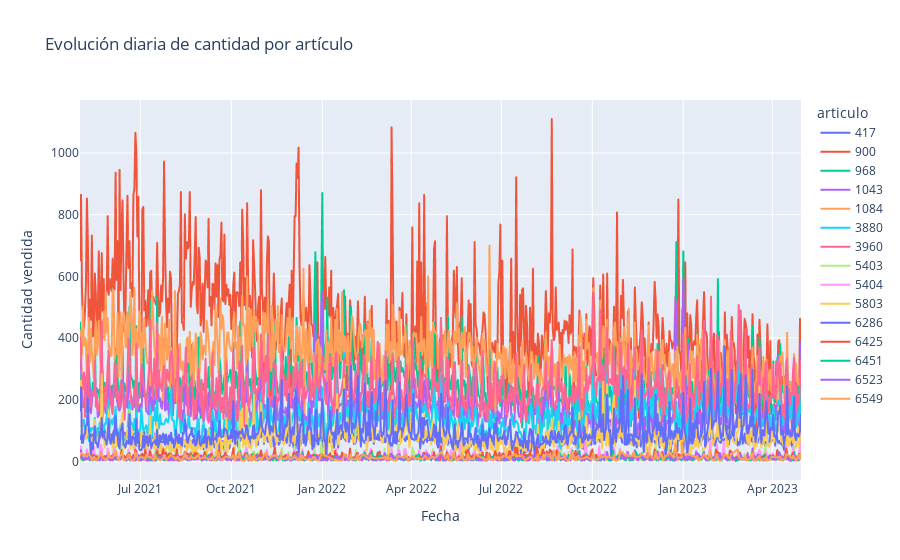

Source (notebook cell):
### Markdown cell above
### 2.9 Evolución temporal por artículo de la variable "cantidad"

### Code cell
grouped = df.groupby(["articulo", pd.Grouper(key="fecha_venta", freq="D")])["cantidad"].sum().reset_index()

# Graficar con plotly
fig = px.line(
    grouped,
    x="fecha_venta",
    y="cantidad",
    color="articulo",
    title="Evolución diaria de cantidad por artículo"
)

fig.update_layout(xaxis_title="Fecha", yaxis_title="Cantidad vendida")
fig.show()

output_folder = "graficos"
Path(output_folder).mkdir(exist_ok=True)
output_path = f"{output_folder}/evolucion_diaria.png"
fig.write_image(output_path, scale=2) 
print(f"✅ Gráfico guardado: {output_path}")

### Figure 1 — Plotly figure (JSON) as saved in the notebook; plotly's stock layout.template omitted (floating-point values rounded to 4 significant figures; data arrays with more than 128 entries replaced by an {"elided": "..."} marker saying what was removed)
{"data": [{"hovertemplate": "articulo=417<br>fecha_venta=%{x}<br>cantidad=%{y}<extra></extra>", "legendgroup": "417", "line": {"color": "#636efa", "dash": "solid"}, "marker": {"symbol": "circle"}, "mode": "lines", "name": "417", "showlegend": true, "type": "scattergl", "x": {"elided": "730 str values"}, "xaxis": "x", "y": {"elided": "730 float values"}, "yaxis": "y"}, {"hovertemplate": "articulo=900<br>fecha_venta=%{x}<br>cantidad=%{y}<extra></extra>", "legendgroup": "900", "line": {"color": "#EF553B", "dash": "solid"}, "marker": {"symbol": "circle"}, "mode": "lines", "name": "900", "showlegend": true, "type": "scattergl", "x": {"elided": "730 str values"}, "xaxis": "x", "y": {"elided": "730 float values"}, "yaxis": "y"}, {"hovertemplate": "articulo=968<br>fecha_venta=%{x}<br>cantidad=%{y}<extra></extra>", "legendgroup": "968", "line": {"color": "#00cc96", "dash": "solid"}, "marker": {"symbol": "circle"}, "mode": "lines", "name": "968", "showlegend": true, "type": "scattergl", "x": {"elided": "730 str values"}, "xaxis": "x", "y": {"elided": "730 float values"}, "yaxis": "y"}, {"hovertemplate": "articulo=1043<br>fecha_venta=%{x}<br>cantidad=%{y}<extra></extra>", "legendgroup": "1043", "line": {"color": "#ab63fa", "dash": "solid"}, "marker": {"symbol": "circle"}, "mode": "lines", "name": "1043", "showlegend": true, "type": "scattergl", "x": {"elided": "730 str values"}, "xaxis": "x", "y": {"elided": "730 float values"}, "yaxis": "y"}, {"hovertemplate": "articulo=1084<br>fecha_venta=%{x}<br>cantidad=%{y}<extra></extra>", "legendgroup": "1084", "line": {"color": "#FFA15A", "dash": "solid"}, "marker": {"symbol": "circle"}, "mode": "lines", "name": "1084", "showlegend": true, "type": "scattergl", "x": {"elided": "730 str values"}, "xaxis": "x", "y": {"elided": "730 float values"}, "yaxis": "y"}, {"hovertemplate": "articulo=3880<br>fecha_venta=%{x}<br>cantidad=%{y}<extra></extra>", "legendgroup": "3880", "line": {"color": "#19d3f3", "dash": "solid"}, "marker": {"symbol": "circle"}, "mode": "lines", "name": "3880", "showlegend": true, "type": "scattergl", "x": {"elided": "730 str values"}, "xaxis": "x", "y": {"elided": "730 float values"}, "yaxis": "y"}, {"hovertemplate": "articulo=3960<br>fecha_venta=%{x}<br>cantidad=%{y}<extra></extra>", "legendgroup": "3960", "line": {"color": "#FF6692", "dash": "solid"}, "marker": {"symbol": "circle"}, "mode": "lines", "name": "3960", "showlegend": true, "type": "scattergl", "x": {"elided": "730 str values"}, "xaxis": "x", "y": {"elided": "730 float values"}, "yaxis": "y"}, {"hovertemplate": "articulo=5403<br>fecha_venta=%{x}<br>cantidad=%{y}<extra></extra>", "legendgroup": "5403", "line": {"color": "#B6E880", "dash": "solid"}, "marker": {"symbol": "circle"}, "mode": "lines", "name": "5403", "showlegend": true, "type": "scattergl", "x": {"elided": "627 str values"}, "xaxis": "x", "y": {"elided": "627 float values"}, "yaxis": "y"}, {"hovertemplate": "articulo=5404<br>fecha_venta=%{x}<br>cantidad=%{y}<extra></extra>", "legendgroup": "5404", "line": {"color": "#FF97FF", "dash": "solid"}, "marker": {"symbol": "circle"}, "mode": "lines", "name": "5404", "showlegend": true, "type": "scattergl", "x": {"elided": "636 str values"}, "xaxis": "x", "y": {"elided": "636 float values"}, "yaxis": "y"}, {"hovertemplate": "articulo=5803<br>fecha_venta=%{x}<br>cantidad=%{y}<extra></extra>", "legendgroup": "5803", "line": {"color": "#FECB52", "dash": "solid"}, "marker": {"symbol": "circle"}, "mode": "lines", "name": "5803", "showlegend": true, "type": "scattergl", "x": {"elided": "727 str values"}, "xaxis": "x", "y": {"elided": "727 float values"}, "yaxis": "y"}, {"hovertemplate": "articulo=6286<br>fecha_venta=%{x}<br>cantidad=%{y}<extra></extra>", "legendgroup": "6286", "line": {"color": "#636efa", "dash": "solid"}, "marker": {"symbol": "circle"}, "mode": "lines", "name": "6286", "showlegend": true, "type": "scattergl", "x": {"elided": "728 str values"}, "xaxis": "x", "y": {"elided": "728 float values"}, "yaxis": "y"}, {"hovertemplate": "articulo=6425<br>fecha_venta=%{x}<br>cantidad=%{y}<extra></extra>", "legendgroup": "6425", "line": {"color": "#EF553B", "dash": "solid"}, "marker": {"symbol": "circle"}, "mode": "lines", "name": "6425", "showlegend": true, "type": "scattergl", "x": {"elided": "729 str values"}, "xaxis": "x", "y": {"elided": "729 float values"}, "yaxis": "y"}, {"hovertemplate": "articulo=6451<br>fecha_venta=%{x}<br>cantidad=%{y}<extra></extra>", "legendgroup": "6451", "line": {"color": "#00cc96", "dash": "solid"}, "marker": {"symbol": "circle"}, "mode": "lines", "name": "6451", "showlegend": true, "type": "scattergl", "x": {"elided": "657 str values"}, "xaxis": "x", "y": {"elided": "657 float values"}, "yaxis": "y"}, {"hovertemplate": "articulo=6523<br>fecha_venta=%{x}<br>cantidad=%{y}<extra></extra>", "legendgroup": "6523", "line": {"color": "#ab63fa", "dash": "solid"}, "marker": {"symbol": "circle"}, "mode": "lines", "name": "6523", "showlegend": true, "type": "scattergl", "x": {"elided": "682 str values"}, "xaxis": "x", "y": {"elided": "682 float values"}, "yaxis": "y"}, {"hovertemplate": "articulo=6549<br>fecha_venta=%{x}<br>cantidad=%{y}<extra></extra>", "legendgroup": "6549", "line": {"color": "#FFA15A", "dash": "solid"}, "marker": {"symbol": "circle"}, "mode": "lines", "name": "6549", "showlegend": true, "type": "scattergl", "x": {"elided": "426 str values"}, "xaxis": "x", "y": {"elided": "426 float values"}, "yaxis": "y"}], "layout": {"legend": {"title": {"text": "articulo"}, "tracegroupgap": 0}, "title": {"text": "Evolución diaria de cantidad por artículo"}, "xaxis": {"anchor": "y", "domain": [0, 1], "title": {"text": "Fecha"}}, "yaxis": {"anchor": "x", "domain": [0, 1], "title": {"text": "Cantidad vendida"}}}}
